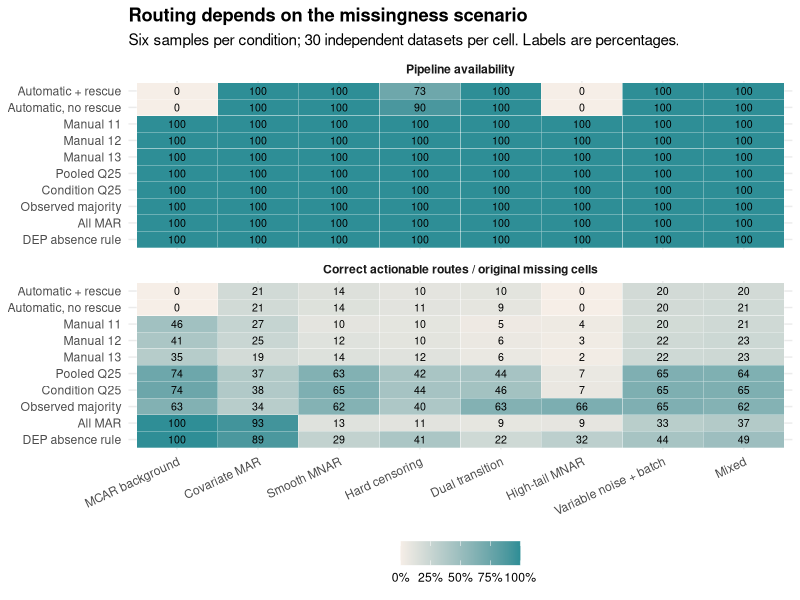
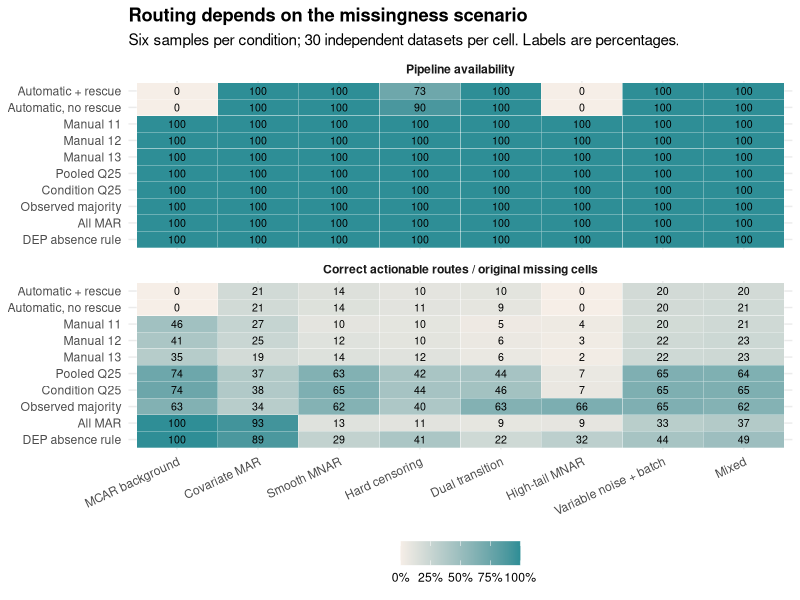
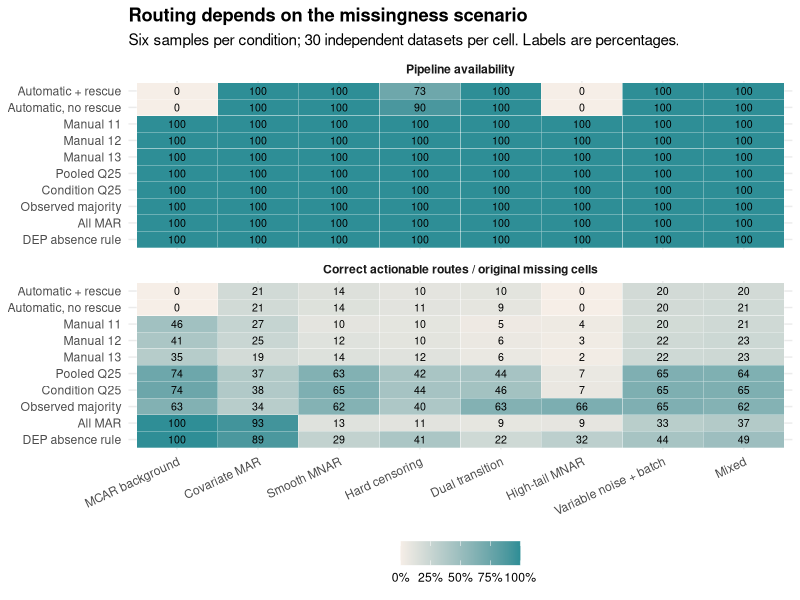
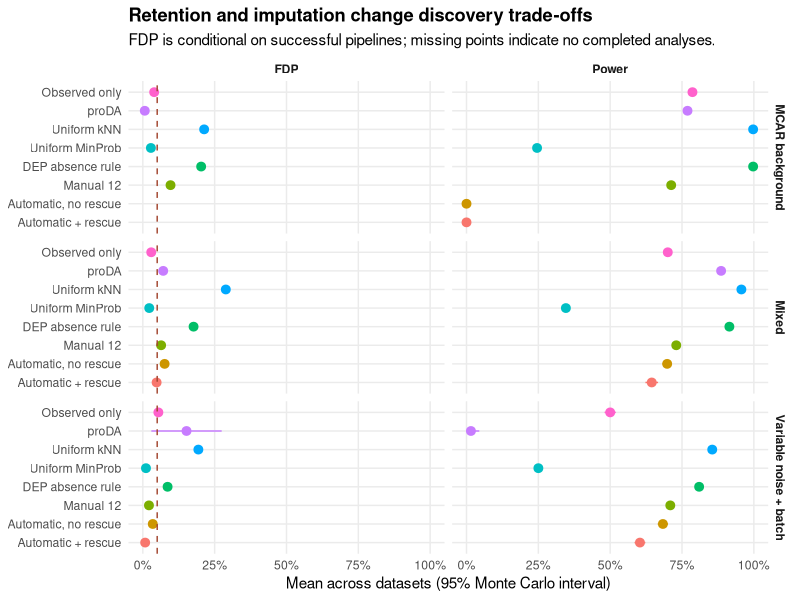
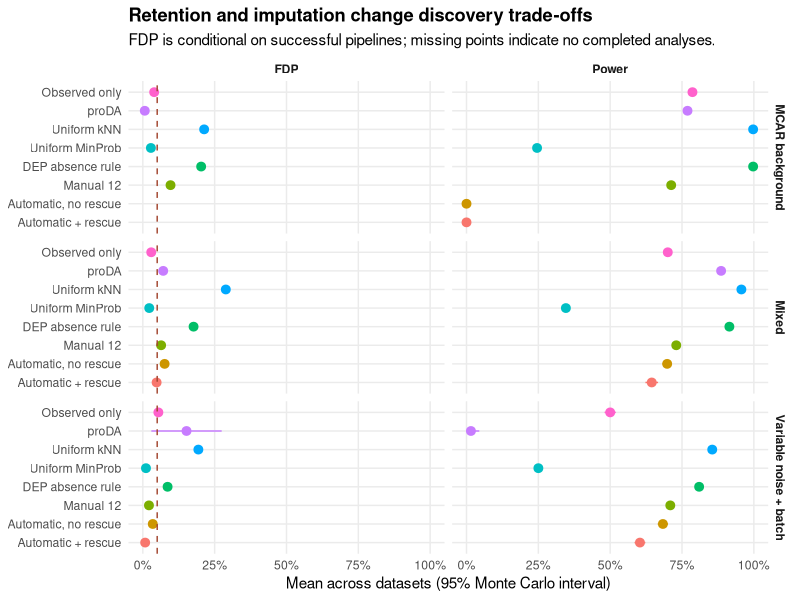
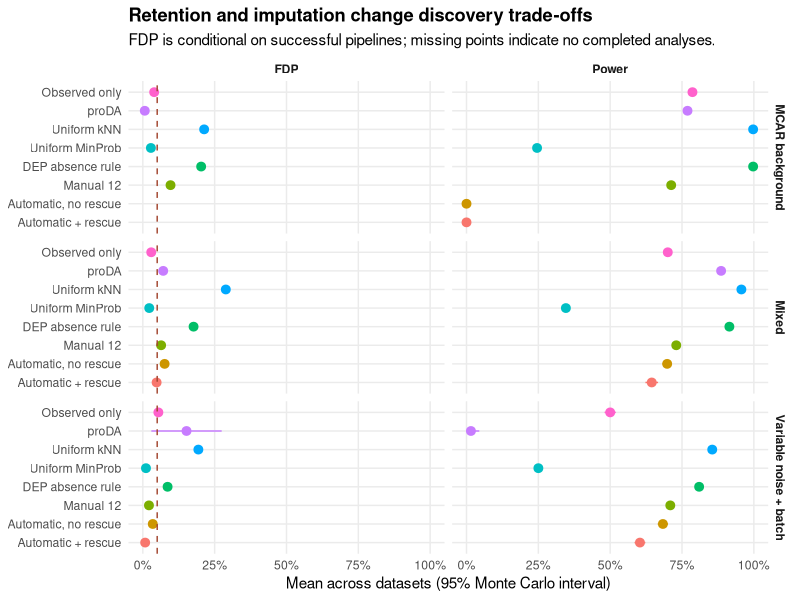
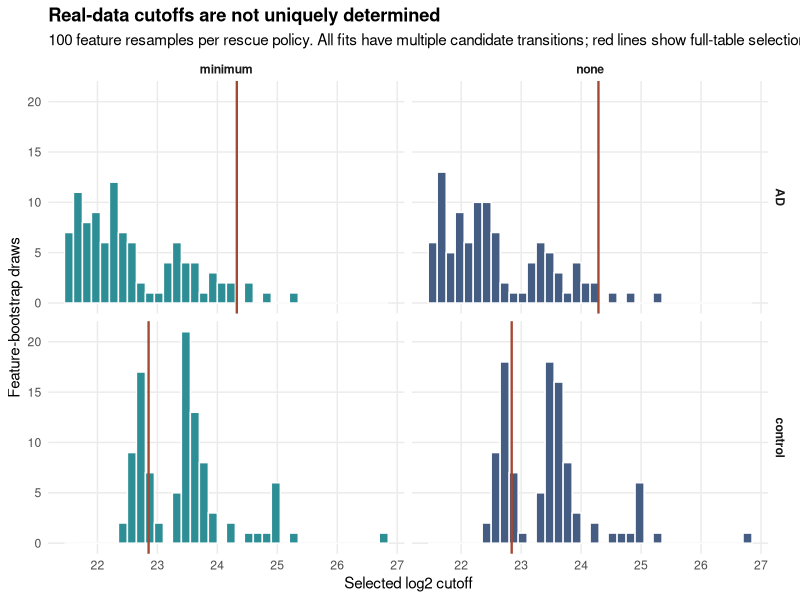
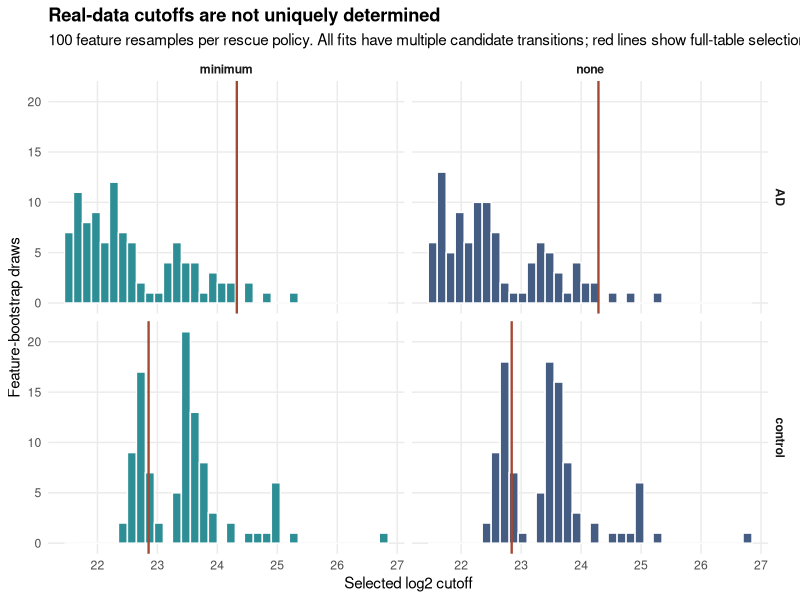

Generate these figures, in order, with R:
script <- sub("^--file=", "", grep("^--file=", commandArgs(), value=TRUE))
setwd(dirname(dirname(normalizePath(script))))
library(ggplot2)
theme_set(theme_minimal(base_size=11,base_family="sans") +
    theme(panel.grid.minor=element_blank(),legend.position="bottom",
        plot.title=element_text(face="bold"),strip.text=element_text(face="bold")))
methods <- c("automatic_minimum","automatic_none","manual_11","manual_12","manual_13",
    "pooled_q25","condition_q25","observed_majority","all_MAR","DEP_absence")
labels <- c("Automatic + rescue","Automatic, no rescue","Manual 11","Manual 12","Manual 13",
    "Pooled Q25","Condition Q25","Observed majority","All MAR","DEP absence rule")
label_method <- function(x) factor(x,levels=rev(methods),labels=rev(labels))
export <- function(p,name,width=10,height=7) {
    for(ext in c("svg","pdf","png")) {
        path <- paste0("publication/figures/",name,".",ext)
        if(ext=="svg") ggsave(path,p,width=width,height=height,device=grDevices::svg)
        else if(ext=="pdf") ggsave(path,p,width=width,height=height,device=grDevices::cairo_pdf)
        else ggsave(path,p,width=width,height=height,dpi=220)
    }
}
s <- read.csv("publication/results/simulation-summary.csv")
d <- subset(s,nrep==6 & metric %in% c("available","actionable_correct"))
d$scenario <- factor(d$scenario,levels=c("MCAR","covariate_MAR","smooth_MNAR","hard_censor",
    "dual_transition","high_tail_MNAR","heteroscedastic_batch","mixed"),
    labels=c("MCAR background","Covariate MAR","Smooth MNAR","Hard censoring",
        "Dual transition","High-tail MNAR","Variable noise + batch","Mixed"))
d$method <- label_method(d$method)
d$metric <- factor(d$metric,levels=c("available","actionable_correct"),
    labels=c("Pipeline availability","Correct actionable routes / original missing cells"))
d$label <- sprintf("%.0f",100*d$estimate)
p <- ggplot(d,aes(scenario,method,fill=estimate))+geom_tile(color="white")+
    geom_text(aes(label=label),size=2.7)+facet_wrap(~metric,ncol=1)+
    scale_fill_gradient(low="#f6eee7",high="#2e8e96",limits=c(0,1),labels=scales::label_percent())+
    labs(x=NULL,y=NULL,fill=NULL,title="Routing depends on the missingness scenario",
        subtitle="Six samples per condition; 30 independent datasets per cell. Labels are percentages.")+
    theme(axis.text.x=element_text(angle=25,hjust=1))
export(p,"simulation",11,9)

d <- read.csv("publication/results/downstream-summary.csv")
d <- subset(d,metric %in% c("FDP","power"))
d$scenario <- factor(d$scenario,levels=c("MCAR","mixed","heteroscedastic_batch"),
    labels=c("MCAR background","Mixed","Variable noise + batch"))
d$metric <- factor(d$metric,levels=c("FDP","power"),labels=c("FDP","Power"))
d$method <- factor(d$method,levels=rev(c("observed_only","proDA","uniform_KNN","uniform_MinProb","DEP_absence","manual_12","automatic_none","automatic_minimum")),
    labels=rev(c("Observed only","proDA","Uniform kNN","Uniform MinProb","DEP absence rule","Manual 12","Automatic, no rescue","Automatic + rescue")))
p <- ggplot(d,aes(estimate,method,color=method))+geom_pointrange(aes(xmin=lower,xmax=upper),orientation="y",na.rm=TRUE)+
    facet_grid(scenario~metric)+geom_vline(data=data.frame(metric="FDP"),aes(xintercept=.05),linetype=2,color="#a34831")+
    scale_x_continuous(labels=scales::label_percent(),limits=c(0,1))+
    labs(x="Mean across datasets (95% Monte Carlo interval)",y=NULL,title="Retention and imputation change discovery trade-offs",
        subtitle="FDP is conditional on successful pipelines; missing points indicate no completed analyses.")+
    theme(legend.position="none")
export(p,"downstream",11,9)

d <- read.csv("publication/results/real-bootstrap.csv")
primary <- subset(read.csv("publication/results/real-summary.csv"),mode=="automatic")
primary <- rbind(data.frame(rescue=primary$rescue,condition="AD",cutoff=primary$cutoff_AD),
    data.frame(rescue=primary$rescue,condition="control",cutoff=primary$cutoff_control))
p <- ggplot(d,aes(cutoff,fill=rescue))+geom_histogram(binwidth=.15,boundary=0,color="white")+
    geom_vline(data=primary,aes(xintercept=cutoff),color="#a34831",linewidth=.8)+
    facet_grid(condition~rescue)+scale_fill_manual(values=c(minimum="#2e8e96",none="#465d83"))+
    labs(x="Selected log2 cutoff",y="Feature-bootstrap draws",title="Real-data cutoffs are not uniquely determined",
        subtitle="100 feature resamples per rescue policy. All fits have multiple candidate transitions; red lines show full-table selections.")+
    theme(legend.position="none")
export(p,"real-cutoffs",10,7)
